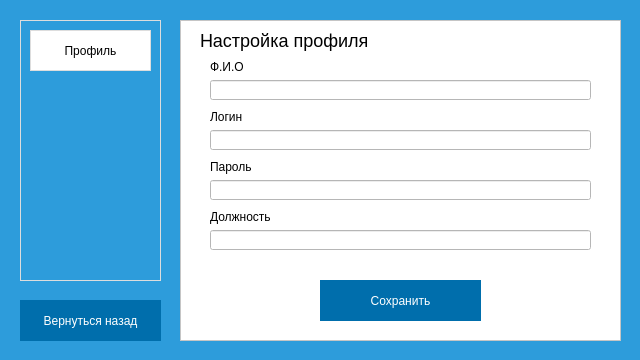
<?xml version="1.0" encoding="UTF-8"?>
<ui version="4.0">
 <class>Settings</class>
 <widget class="QWidget" name="Settings">
  <property name="geometry">
   <rect>
    <x>0</x>
    <y>0</y>
    <width>640</width>
    <height>360</height>
   </rect>
  </property>
  <property name="minimumSize">
   <size>
    <width>640</width>
    <height>360</height>
   </size>
  </property>
  <property name="maximumSize">
   <size>
    <width>16777215</width>
    <height>360</height>
   </size>
  </property>
  <property name="windowTitle">
   <string>Настройки</string>
  </property>
  <property name="windowIcon">
   <iconset>
    <normaloff>images/ico/pizza.ico</normaloff>images/ico/pizza.ico</iconset>
  </property>
  <property name="styleSheet">
   <string notr="true">background: #2D9CDB;</string>
  </property>
  <widget class="QFrame" name="frame">
   <property name="enabled">
    <bool>true</bool>
   </property>
   <property name="geometry">
    <rect>
     <x>20</x>
     <y>20</y>
     <width>141</width>
     <height>261</height>
    </rect>
   </property>
   <property name="minimumSize">
    <size>
     <width>124</width>
     <height>247</height>
    </size>
   </property>
   <property name="maximumSize">
    <size>
     <width>436</width>
     <height>2342352</height>
    </size>
   </property>
   <property name="styleSheet">
    <string notr="true">background: #2D9CDB;
border: 1px solid #DDDDDD;</string>
   </property>
   <property name="frameShape">
    <enum>QFrame::StyledPanel</enum>
   </property>
   <property name="frameShadow">
    <enum>QFrame::Raised</enum>
   </property>
   <widget class="QLabel" name="profileLabel">
    <property name="geometry">
     <rect>
      <x>10</x>
      <y>10</y>
      <width>121</width>
      <height>41</height>
     </rect>
    </property>
    <property name="styleSheet">
     <string notr="true">QLabel{font-family: Arial;
font-style: normal;
font-weight: normal;
font-size: 12px;
line-height: 14px;
color: #000000;
background: #FFFFFF;}
QLabel:hover{
background:#e6f3ff;
}</string>
    </property>
    <property name="text">
     <string>Профиль</string>
    </property>
    <property name="alignment">
     <set>Qt::AlignCenter</set>
    </property>
   </widget>
  </widget>
  <widget class="QFrame" name="frame_2">
   <property name="geometry">
    <rect>
     <x>180</x>
     <y>20</y>
     <width>441</width>
     <height>321</height>
    </rect>
   </property>
   <property name="minimumSize">
    <size>
     <width>441</width>
     <height>301</height>
    </size>
   </property>
   <property name="maximumSize">
    <size>
     <width>441</width>
     <height>321</height>
    </size>
   </property>
   <property name="styleSheet">
    <string notr="true">background: #FFFFFF;</string>
   </property>
   <property name="frameShape">
    <enum>QFrame::StyledPanel</enum>
   </property>
   <property name="frameShadow">
    <enum>QFrame::Raised</enum>
   </property>
   <widget class="QPushButton" name="saveButton">
    <property name="geometry">
     <rect>
      <x>140</x>
      <y>260</y>
      <width>161</width>
      <height>41</height>
     </rect>
    </property>
    <property name="font">
     <font>
      <family>Arial</family>
     </font>
    </property>
    <property name="styleSheet">
     <string notr="true">QPushButton{
border:none;
color: #FFFFFF;
background: #006EAC
;}

QPushButton:hover{
background-color:#005da7;
}

QPushButton:pressed{
background-color:#2D9CDB;
}</string>
    </property>
    <property name="text">
     <string>Сохранить</string>
    </property>
   </widget>
   <widget class="QLabel" name="mainLabel">
    <property name="geometry">
     <rect>
      <x>20</x>
      <y>10</y>
      <width>211</width>
      <height>21</height>
     </rect>
    </property>
    <property name="minimumSize">
     <size>
      <width>21</width>
      <height>0</height>
     </size>
    </property>
    <property name="maximumSize">
     <size>
      <width>16777215</width>
      <height>21</height>
     </size>
    </property>
    <property name="styleSheet">
     <string notr="true">font-family: Arial;
font-style: normal;
font-weight: normal;
font-size: 18px;
line-height: 21px;
color: #000000;</string>
    </property>
    <property name="text">
     <string>Настройка профиля</string>
    </property>
   </widget>
   <widget class="QLabel" name="fioLabel">
    <property name="geometry">
     <rect>
      <x>30</x>
      <y>40</y>
      <width>47</width>
      <height>14</height>
     </rect>
    </property>
    <property name="minimumSize">
     <size>
      <width>0</width>
      <height>14</height>
     </size>
    </property>
    <property name="maximumSize">
     <size>
      <width>16777215</width>
      <height>14</height>
     </size>
    </property>
    <property name="styleSheet">
     <string notr="true">font-family: Arial;
font-style: normal;
font-weight: normal;
font-size: 12px;
line-height: 14px;
color: #000000;</string>
    </property>
    <property name="text">
     <string>Ф.И.О</string>
    </property>
   </widget>
   <widget class="QLineEdit" name="fioEdit">
    <property name="geometry">
     <rect>
      <x>30</x>
      <y>60</y>
      <width>381</width>
      <height>20</height>
     </rect>
    </property>
    <property name="font">
     <font>
      <family>Arial</family>
     </font>
    </property>
   </widget>
   <widget class="QLabel" name="loginLabel">
    <property name="geometry">
     <rect>
      <x>30</x>
      <y>90</y>
      <width>47</width>
      <height>14</height>
     </rect>
    </property>
    <property name="minimumSize">
     <size>
      <width>0</width>
      <height>14</height>
     </size>
    </property>
    <property name="maximumSize">
     <size>
      <width>16777215</width>
      <height>14</height>
     </size>
    </property>
    <property name="styleSheet">
     <string notr="true">font-family: Arial;
font-style: normal;
font-weight: normal;
font-size: 12px;
line-height: 14px;
color: #000000;</string>
    </property>
    <property name="text">
     <string>Логин</string>
    </property>
   </widget>
   <widget class="QLineEdit" name="loginEdit">
    <property name="geometry">
     <rect>
      <x>30</x>
      <y>110</y>
      <width>381</width>
      <height>20</height>
     </rect>
    </property>
    <property name="font">
     <font>
      <family>Arial</family>
     </font>
    </property>
   </widget>
   <widget class="QLabel" name="passwordLabel">
    <property name="geometry">
     <rect>
      <x>30</x>
      <y>140</y>
      <width>47</width>
      <height>14</height>
     </rect>
    </property>
    <property name="minimumSize">
     <size>
      <width>0</width>
      <height>14</height>
     </size>
    </property>
    <property name="maximumSize">
     <size>
      <width>16777215</width>
      <height>14</height>
     </size>
    </property>
    <property name="styleSheet">
     <string notr="true">font-family: Arial;
font-style: normal;
font-weight: normal;
font-size: 12px;
line-height: 14px;
color: #000000;</string>
    </property>
    <property name="text">
     <string>Пароль</string>
    </property>
   </widget>
   <widget class="QLabel" name="positionLabel">
    <property name="geometry">
     <rect>
      <x>30</x>
      <y>190</y>
      <width>71</width>
      <height>14</height>
     </rect>
    </property>
    <property name="minimumSize">
     <size>
      <width>0</width>
      <height>14</height>
     </size>
    </property>
    <property name="maximumSize">
     <size>
      <width>16777215</width>
      <height>14</height>
     </size>
    </property>
    <property name="styleSheet">
     <string notr="true">font-family: Arial;
font-style: normal;
font-weight: normal;
font-size: 12px;
line-height: 14px;
color: #000000;</string>
    </property>
    <property name="text">
     <string>Должность</string>
    </property>
   </widget>
   <widget class="QLineEdit" name="passwordEdit">
    <property name="geometry">
     <rect>
      <x>30</x>
      <y>160</y>
      <width>381</width>
      <height>20</height>
     </rect>
    </property>
    <property name="font">
     <font>
      <family>Arial</family>
     </font>
    </property>
    <property name="inputMethodHints">
     <set>Qt::ImhHiddenText|Qt::ImhNoAutoUppercase|Qt::ImhNoPredictiveText|Qt::ImhSensitiveData</set>
    </property>
    <property name="echoMode">
     <enum>QLineEdit::Password</enum>
    </property>
   </widget>
   <widget class="QLineEdit" name="positionEdit">
    <property name="geometry">
     <rect>
      <x>30</x>
      <y>210</y>
      <width>381</width>
      <height>20</height>
     </rect>
    </property>
    <property name="font">
     <font>
      <family>Arial</family>
     </font>
    </property>
   </widget>
  </widget>
  <widget class="QPushButton" name="backButton">
   <property name="geometry">
    <rect>
     <x>20</x>
     <y>300</y>
     <width>141</width>
     <height>41</height>
    </rect>
   </property>
   <property name="minimumSize">
    <size>
     <width>141</width>
     <height>41</height>
    </size>
   </property>
   <property name="maximumSize">
    <size>
     <width>141</width>
     <height>41</height>
    </size>
   </property>
   <property name="font">
    <font>
     <family>Arial</family>
    </font>
   </property>
   <property name="styleSheet">
    <string notr="true">QPushButton{
border:none;
color: #FFFFFF;
background: #006EAC
;}

QPushButton:hover{
background-color:#005da7;
}

QPushButton:pressed{
background-color:#2D9CDB;
}</string>
   </property>
   <property name="text">
    <string>Вернуться назад</string>
   </property>
  </widget>
 </widget>
 <resources/>
 <connections/>
</ui>
